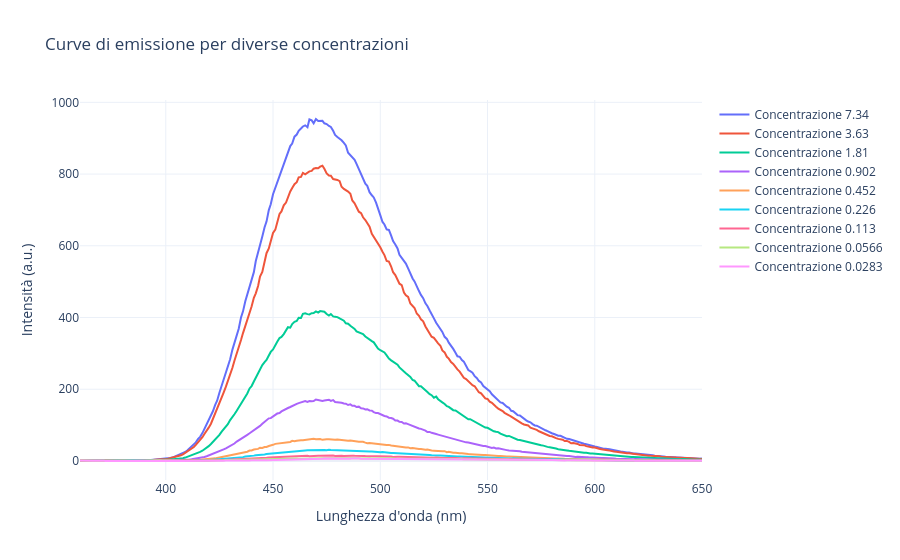

Source (notebook cell):
### Code cell
# Accoppio le code e creo un dataframe con i dati aggiornati
minimi = np.array([df_corrected_no_fondo.iloc[:, col].min() for col in range(df_corrected_no_fondo.shape[1])])
min_minimo = min(minimi)
offset = minimi - min_minimo  # Calculate the offset for each column
print("Offset:", offset)

for idx, col in enumerate(df_corrected_no_fondo.columns):
    df_corrected_no_fondo.iloc[:, idx] = df_corrected_no_fondo.iloc[:, idx] - offset[idx]

# Ensure the number of columns in df_corrected_no_fondo matches the number of labels
if df_corrected_no_fondo.shape[1] != len(labels):
    print(f"Adjusting the number of labels to match the columns in df_corrected_no_fondo.")
    labels = labels[:df_corrected_no_fondo.shape[1]]  # Adjust labels to match the number of columns

# Crea una tabella Pandas con i valori corretti
df_corrected_table = pd.DataFrame(df_corrected_no_fondo.values, columns=labels)  # Use adjusted labels
display(df_corrected_table)

fig = go.Figure()

# Aggiungi le tracce per ogni colonna del dataframe corretto
for col, label in zip(df_corrected_table.columns, labels):  # Use all labels
    fig.add_trace(go.Scatter(x=wavelengths[0], y=df_corrected_table[col], mode='lines', name=f'Concentrazione {label}'))

# Aggiungi titolo e etichette degli assi
fig.update_layout(
    title='Curve di emissione per diverse concentrazioni',
    xaxis_title='Lunghezza d\'onda (nm)',
    yaxis_title='Intensità (a.u.)',
    template='plotly_white'
)

# Mostra il grafico
fig.show()

### Figure 1 — Plotly figure (JSON) as saved in the notebook; plotly's stock layout.template omitted (floating-point values rounded to 4 significant figures; data arrays with more than 128 entries replaced by an {"elided": "..."} marker saying what was removed)
{"data": [{"mode": "lines", "name": "Concentrazione 7.34", "type": "scatter", "x": {"elided": "291 float values"}, "y": {"elided": "291 float values"}}, {"mode": "lines", "name": "Concentrazione 3.63", "type": "scatter", "x": {"elided": "291 float values"}, "y": {"elided": "291 float values"}}, {"mode": "lines", "name": "Concentrazione 1.81", "type": "scatter", "x": {"elided": "291 float values"}, "y": {"elided": "291 float values"}}, {"mode": "lines", "name": "Concentrazione 0.902", "type": "scatter", "x": {"elided": "291 float values"}, "y": {"elided": "291 float values"}}, {"mode": "lines", "name": "Concentrazione 0.452", "type": "scatter", "x": {"elided": "291 float values"}, "y": {"elided": "291 float values"}}, {"mode": "lines", "name": "Concentrazione 0.226", "type": "scatter", "x": {"elided": "291 float values"}, "y": {"elided": "291 float values"}}, {"mode": "lines", "name": "Concentrazione 0.113", "type": "scatter", "x": {"elided": "291 float values"}, "y": {"elided": "291 float values"}}, {"mode": "lines", "name": "Concentrazione 0.0566", "type": "scatter", "x": {"elided": "291 float values"}, "y": {"elided": "291 float values"}}, {"mode": "lines", "name": "Concentrazione 0.0283", "type": "scatter", "x": {"elided": "291 float values"}, "y": {"elided": "291 float values"}}], "layout": {"title": {"text": "Curve di emissione per diverse concentrazioni"}, "xaxis": {"title": {"text": "Lunghezza d'onda (nm)"}}, "yaxis": {"title": {"text": "Intensità (a.u.)"}}}}
